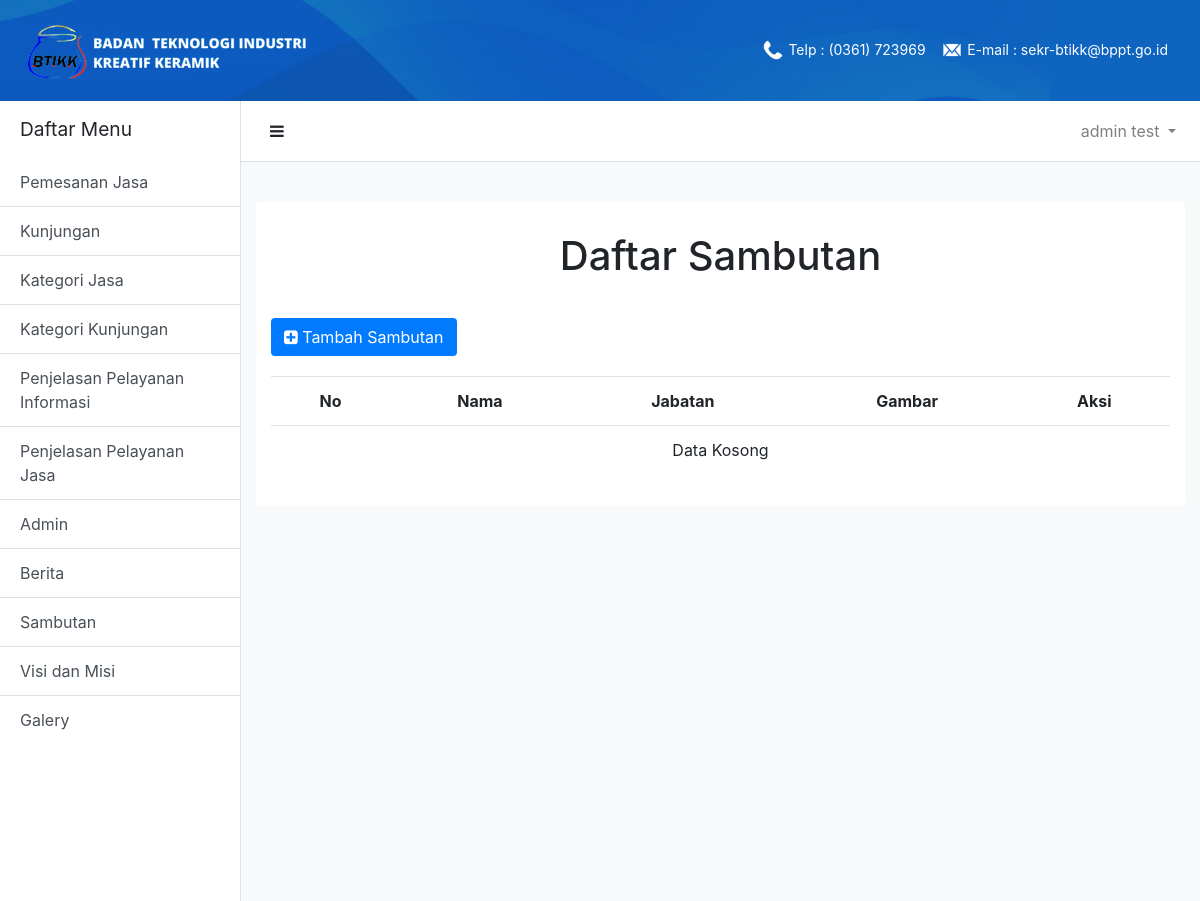
/adminContent/sambutan.php (signed in), run on an earlier commit of the app's database.
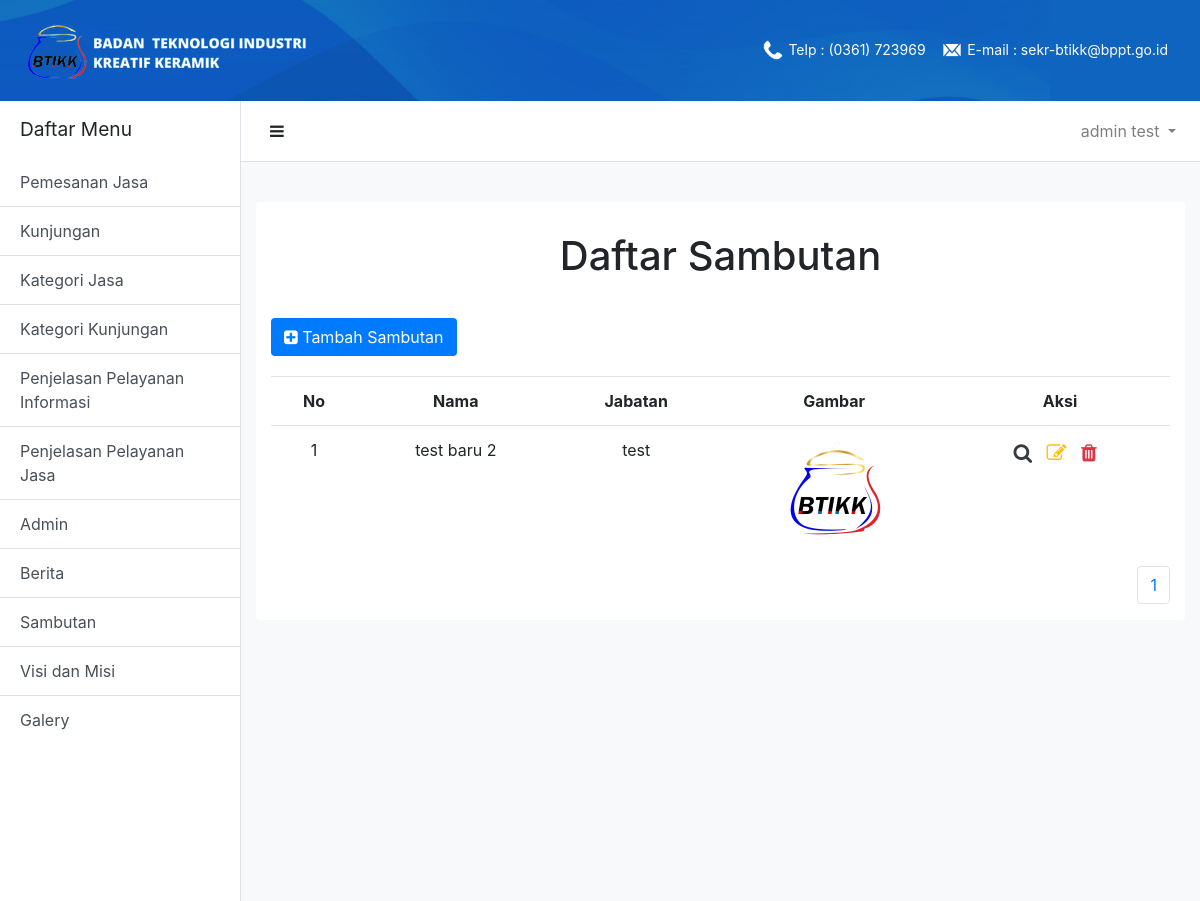
And on a later commit of the database.
### tables this page shows
CREATE TABLE `tb_sambutan` (
  `id_sambutan` int(11) NOT NULL,
  `nama` varchar(255) NOT NULL,
  `jabatan` varchar(255) NOT NULL,
  `gambar` varchar(255) NOT NULL,
  `deskripsi` text NOT NULL
);

### adminContent/sambutan.php (the view, shortened to what this page needs)
<?php
    include("../dashboardUser.php");
?>
    <div class="card-title text-center" id="user-content-title">
        <h1>Daftar Sambutan</h1>
    </div>
    <div class='card-content'>
        <div class="container">
            <button class='btn bg-primary text-white' id='btn-add-content' onclick="window.location = './inputSambutan.php';">
                    <i class="fa fa-plus-square"></i>
                    <span>Tambah Sambutan</span>
            </button>
            <table class='table'>
                <tr class='text-center'>
                    <th>No</th>
                    <th>Nama</th>
                    <th>Jabatan</th>
                    <th>Gambar</th>
                    <th>Aksi</th>
                </tr>
<?php
    $batas   = 4;
    if(!isset($_GET['halaman'])){
        $posisi  = 0;
    }else{
        $posisi  = ($_GET['halaman']-1) * $batas;
    }
    $no = $posisi+1;
    $tampil = mysqli_query ($conn,"SELECT * FROM tb_sambutan order by id_sambutan asc limit $posisi,$batas");
    $num = mysqli_num_rows($tampil);
    if($num==0)
    {
      echo "
            <tr>
              <td class='text-center' colspan='5'>
                Data Kosong
              </td>
            </tr>";
    }else
    {
      while($array=mysqli_fetch_array($tampil))
      {
        echo "
                <tr>
                    <td class='text-center'>".$no."</td>
                    <td class='text-center'>".$array['nama']."</td>
                    <td class='text-center'>".$array['jabatan']."</td>
                    <td class='text-center'>
                        <img src='../".$array['gambar']."' id='user-content-image'/>
                    </td>
                    <td class='text-center' id='table-action'>
                        <a class='text-dark icon-action' href='./showSambutan.php?id=".$array['id_sambutan']."'><i class='fa fa-search'></i></a>
                        <a class='text-warning icon-action' href='./editSambutan.php?id=".$array['id_sambutan']."'><i class='fa fa-edit'></i></a>
                        <a class='text-danger icon-action' href='../proses/deleteSambutan.php?id=".$array['id_sambutan']."'><i class='fa fa-trash'></i></a>
                    </td>
                </tr>
          ";
        $no++;
      }
    }
?>
                    </table>
                    <div class='d-flex justify-content-end'>
                        <div class="text-center">
                            <ul class="pagination">
                                <?php
                                    $tampil = mysqli_query ($conn,"SELECT * FROM tb_sambutan");
                                    $num = mysqli_num_rows($tampil);
                                    $jmlhalaman = ceil($num/$batas);
                                    for($i=1;$i<=$jmlhalaman;$i++) {
                                            echo "<li class='page-item'><a class='page-link' href='sambutan.php?halaman=$i'>$i</a></li>";
                                    }
                                ?>
                    </div>
            </div>
        </div>
    </div>
    </div>
</div>

What changed in the data, as far as the page shows it:
added tb_sambutan: nama "test baru 2", jabatan "test", gambar (picture)
Also different on the page:
new list line: "1"
text no longer shown: "Data Kosong"
